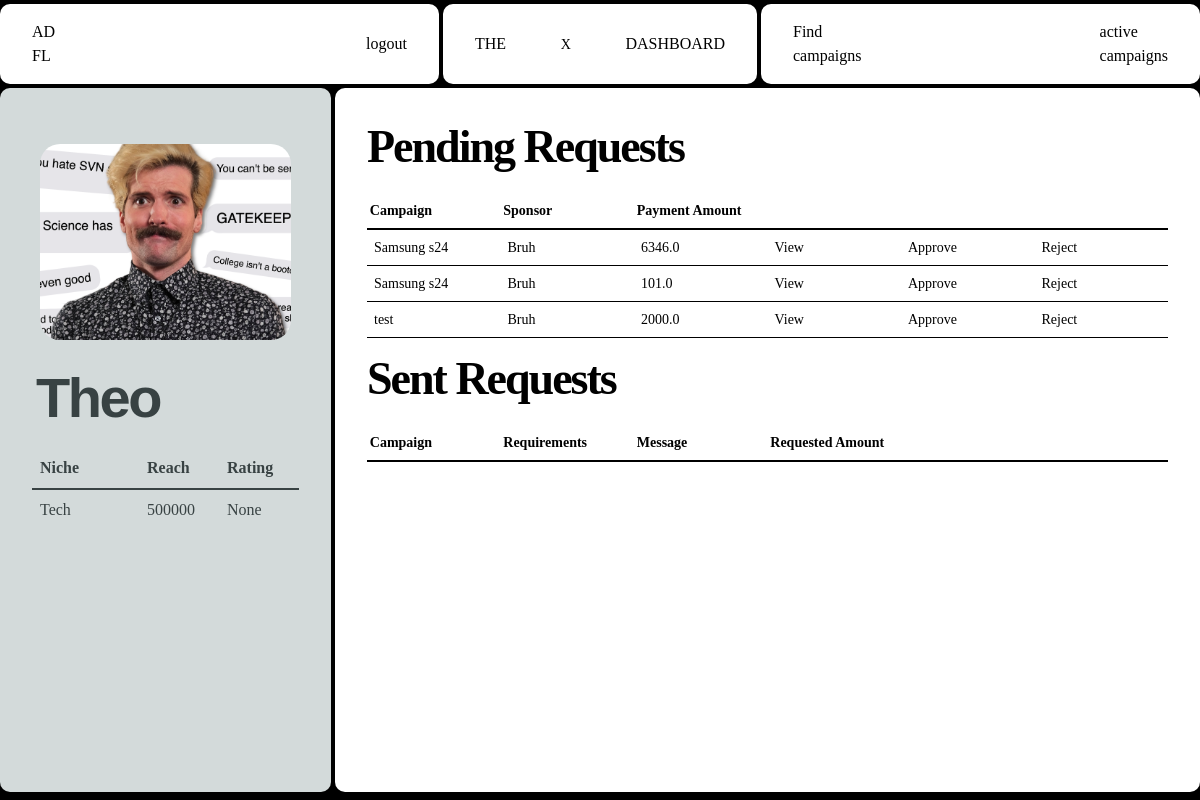
Screenshot of /influencer/dashboard (signed in) with the database file from the repository.
### Adfluence/models.py (models this page shows)
class Influencer(db.Model, UserMixin):
    __tablename__ = "influencer"
    id = db.Column(db.Integer, primary_key=True)
    name = db.Column(db.String(50), nullable=False)
    email = db.Column(db.String(50), nullable=False)
    profile_picture = db.Column(db.String(100), nullable=False)
    niche = db.Column(db.String(100), nullable=False)
    reach = db.Column(db.Integer, nullable=False)
    user_id = Column(Integer, ForeignKey("user.id"), nullable=False)
    platform = db.Column(db.String(100), nullable=False)
    bank_account_balance = db.Column(db.Float, default=0.0)
    flagged = db.Column(db.Boolean, default=False)
    transactions = relationship(
        "Transaction", backref="influencer", cascade="all, delete-orphan"
    )
    ratings = relationship("Rating", backref="influencer", cascade="all, delete-orphan")
    bookmarks = relationship(
        "Bookmark", backref="influencer", cascade="all, delete-orphan"
    )
    adrequests = relationship(
        "AdRequest", backref="influencer", cascade="all, delete-orphan"
    )
    campaignrequests = relationship(
        "campaignRequest", backref="influencer", cascade="all, delete-orphan"
    )

class Campaign(db.Model):
    __tablename__ = "campaign"
    id = db.Column(db.Integer, primary_key=True)
    name = db.Column(db.String(40), nullable=False)
    description = db.Column(db.Text, nullable=False)
    start_date = db.Column(db.Date, nullable=False)
    end_date = db.Column(db.Date, nullable=False)
    budget = db.Column(db.Integer, nullable=False)
    visibility = db.Column(db.String(10), nullable=False)  # 'public' or 'private'
    goals = db.Column(db.Text, nullable=False)
    niche = db.Column(db.String(40), nullable=False)
    status = db.Column(db.String(20), nullable=False, default="Incomplete")
    flagged = db.Column(db.Boolean, default=False)
    user_id = db.Column(db.Integer, db.ForeignKey("user.id"), nullable=False)
    ad_requests = db.relationship(
        "AdRequest", backref="campaign", cascade="all, delete-orphan"
    )
    campaign_requests = db.relationship(
        "campaignRequest", backref="campaign", cascade="all, delete-orphan"
    )

class User(db.Model, UserMixin):
    id = db.Column(db.Integer, primary_key=True)
    email = db.Column(db.String(40), unique=True)
    password = db.Column(db.String(40))
    name = db.Column(db.String(40))
    role = db.Column(db.String(20), nullable=False)
    niche = db.Column(db.String(40), nullable=False)
    flagged = db.Column(db.Boolean, default=False)
    influencers = relationship("Influencer", backref="user", lazy=True)
    campaigns = relationship("Campaign", backref="user", cascade="all, delete-orphan")
    transactions = relationship(
        "Transaction", backref="user", cascade="all,delete-orphan"
    )
    ratings = relationship("Rating", backref="user", cascade="all, delete-orphan")

class AdRequest(db.Model):
    id = db.Column(db.Integer, primary_key=True)
    campaign_id = db.Column(db.Integer, db.ForeignKey("campaign.id"), nullable=False)
    influencer_id = db.Column(db.Integer, db.ForeignKey("influencer.id"))
    messages = db.Column(db.Text)
    requirements = db.Column(db.Text, nullable=False)
    payment_amount = db.Column(db.Float, nullable=False)
    status = db.Column(db.String(20), nullable=False, default="Pending")
    completed = db.Column(db.Boolean, default=False)
    completion_confirmed = db.Column(db.Boolean, default=False)
    payment_done = db.Column(db.Boolean, default=False)
    rating_done = db.Column(db.Boolean, default=False)
    negotiations = relationship(
        "Negotiation", backref="ad_request", cascade="all, delete-orphan"
    )

### Adfluence/influencer.py (the view)
@influencer.route("/dashboard", methods=["GET", "POST"])
@role_required("Influencer")
@login_required
def dashboard():
    influencers = current_user.influencers
    influencer = influencers[0] if influencers else None
    if influencer:
        avg_rating_query = (
            db.session.query(func.avg(Rating.rating).label("average_rating"))
            .filter(Rating.ratee_id == influencer.id)
            .first()
        )
        average_rating = avg_rating_query.average_rating
        if influencer:
            ad_requests = AdRequest.query.filter_by(influencer_id=influencer.id).all()
            campaignRequests = campaignRequest.query.filter_by(
                influencer_id=influencer.id
            ).all()
            campaign_requests_with_details = []
            for campaign_request in campaignRequests:
                campaign = Campaign.query.get(campaign_request.campaign_id)
                if campaign:
                    campaign_name = campaign.name
                    campaign_requests_with_details.append(
                        {
                            "campaign_request": campaign_request,
                            "campaign_name": campaign_name,
                        }
                    )
                else:
                    flash("Campaign not found", category="error")
            ad_requests_with_details = []
            for ad_request in ad_requests:
                campaign = Campaign.query.get(ad_request.campaign_id)
                user = User.query.get(campaign.user_id)
                ad_requests_with_details.append(
                    {
                        "ad_request": ad_request,
                        "campaign_name": campaign.name,
                        "user_name": user.name,
                    }
                )
            transactions = Transaction.query.filter_by(
                influencer_id=influencer.id
            ).all()
            total_earnings = sum(transaction.amount for transaction in transactions)
            return render_template(
                "Influencer/dashboard.html",
                campaign_requests=campaign_requests_with_details,
                user=current_user,
                influencer=influencer,
                ad_requests=ad_requests_with_details,
                total_earnings=total_earnings,
                average_rating=average_rating,
            )
    return render_template("Influencer/dashboard.html")

### Adfluence/views.py (called while the page is built)
def role_required(role):
    def decorator(f):
        @wraps(f)
        def decorated_function(*args, **kwargs):
            if current_user.role != role:
                abort(403)
            return f(*args, **kwargs)
        return decorated_function
    return decorator

### Adfluence/templates/Influencer/dashboard.html (shortened to what this page needs)
{% extends "base.html" %} {% block head %}
<link
  rel="stylesheet"
  href="{{ url_for('static', filename='src/influencer_css/dashboard.css') }}"
/>
{% endblock %} {% block content %}
<div class="container">
   {% if influencer %}
  <nav>
    <div class="nav-1">
      <p class="logo view">
        AD <br />
        FL
      </p>
      <a href="{{ url_for('views.logout') }}" class="view">logout</a>
    </div>
    {% if influencer.flagged == True %}
    <div class="nav-2 flagged">
      <p class="text-center">You have been flagged by admin</p>
    </div>
    {% else%}
    <div class="nav-2">
      <p class="menu-button">the</p>
      <p class="x">x</p>
      <p class="menu-button">dashboard</p>
    </div>
    {% endif %}
    <div class="nav-3">
      <a href="{{ url_for('influencer.viewCampaigns') }}" class="create view">
        Find  <br />
        campaigns
      </a>
      <a
        href="{{ url_for('influencer.activeCampaigns') }}"
        class="pattern-2 view"
      >
        active <br />
        campaigns
      </a>
    </div>
  </nav>
  <div class="content-wrapper">
    <div class="col-1 col">
      <div class="pfp-wrapper">
        <img
          src="{{ url_for('static', filename='uploads/' + influencer.profile_picture) }}"
          alt="{{ influencer.name }}'s profile picture"
          class="pfp"
        />
      </div>
      <div class="name">{{ influencer.name }}</div>
      <div class="table-wrapper">
        <table class="first-table">
          <thead>
            <tr>
              <th>Niche</th>
              <th style="width: 80px">Reach</th>
              <th style="width: 80px">Rating</th>
            </tr>
          </thead>
          <tbody>
            <tr>
              <td>{{ influencer.niche }}</td>
              <td style="width: 80px">{{ influencer.reach }}</td>
              <td style="width: 80px">{{average_rating}}</td>
            </tr>
          </tbody>
        </table>
      </div>
    </div>
    <div class="col-2 col">
      <h1>Pending Requests</h1>
      <div class="table-wrapper-2 m-xl">
        <table class="second-table">
          <thead>
            <tr>
              <th>Campaign</th>
              <th>Sponsor</th>
              <th>Payment Amount</th>
              <th></th>
              <th></th>
              <th></th>
            </tr>
          </thead>
          <tbody>
            {% for ad_request_details in ad_requests %} {% if
            ad_request_details.ad_request.status == "Pending" %}
            <tr>
              <td>{{ ad_request_details.campaign_name }}</td>
              <td>{{ ad_request_details.user_name }}</td>
              <td>{{ ad_request_details.ad_request.payment_amount }}</td>
              <td>
                <a
                  class="link view"
                  href="{{ url_for('influencer.viewRequest', ad_request_id=ad_request_details.ad_request.id) }}"
                  >View</a
                >
              </td>
              <td>
                <form
                  action="{{ url_for('influencer.accept_ad_request', ad_request_id=ad_request_details.ad_request.id) }}"
                  method="post"
                >
                  <button class="link approve" type="submit">Approve</button>
                </form>
              </td>
              <td>
                <form
                  action="{{ url_for('influencer.reject_ad_request', ad_request_id=ad_request_details.ad_request.id) }}"
                  method="post"
                >
                  <button class="link danger" type="submit">Reject</button>
                </form>
              </td>
              {% endif %} {% endfor %}
            </tr>
          </tbody>
        </table>
      </div>
      <h1>Sent Requests</h1>
      <div class="table-wrapper-2">
        <table class="second-table">
          <thead>
            <tr>
              <th>Campaign</th>
              <th>Requirements</th>
              <th>Message</th>
              <th>Requested Amount</th>
              <th></th>
              <th></th>
            </tr>
          </thead>
        </table>
      </div>
    </div>
  </div>
</div>
{% endif %} {% endblock %}

### Adfluence/static/css/main.css (style rules this page uses)
html, :host { line-height: 1.5; -webkit-text-size-adjust: 100%; -moz-tab-size: 4; -o-tab-size: 4; tab-size: 4; font-family: ui-sans-serif, system-ui, sans-serif, "Apple Color Emoji", "Segoe UI Emoji", "Segoe UI Symbol", "Noto Color Emoji"; font-feature-settings: normal; font-variation-settings: normal; -webkit-tap-highlight-color: transparent; }
body { margin: 0; line-height: inherit; }
h1, h2, h3, h4, h5, h6 { font-size: inherit; font-weight: inherit; }
a { color: inherit; text-decoration: inherit; }
table { text-indent: 0; border-color: inherit; border-collapse: collapse; }
button, input, optgroup, select, textarea { font-family: inherit; font-feature-settings: inherit; font-variation-settings: inherit; font-size: 100%; font-weight: inherit; line-height: inherit; letter-spacing: inherit; color: inherit; margin: 0; padding: 0; }
button, select { text-transform: none; }
button, input:where([type='button']), input:where([type='reset']), input:where([type='submit']) { -webkit-appearance: button; background-color: transparent; background-image: none; }
blockquote, dl, dd, h1, h2, h3, h4, h5, h6, hr, figure, p, pre { margin: 0; }
button, [role="button"] { cursor: pointer; }
img, svg, video, canvas, audio, iframe, embed, object { display: block; vertical-align: middle; }
img, video { max-width: 100%; height: auto; }
.container { width: 100%; }
@media (min-width: 640px) { .container { max-width: 640px; } }
@media (min-width: 768px) { .container { max-width: 768px; } }
@media (min-width: 1024px) { .container { max-width: 1024px; } }
* { margin: 0; padding: 0; }

### Adfluence/static/src/input.css (style rules this page uses)
* { margin: 0; padding: 0; }

### rows the page displays
Influencer: profile_picture (picture), name "Theo", niche "Tech", reach "500000"
Campaign: campaign_name "Samsung s24" "Samsung s24"
User: user_name "Bruh" "Bruh" "Bruh"
AdRequest: ad_request.payment_amount "6346.0"
AdRequest: ad_request.payment_amount "101.0"
Campaign: campaign_name "test"
AdRequest: ad_request.payment_amount "2000.0"

### other values shown
{{ average_rating }} "None"
